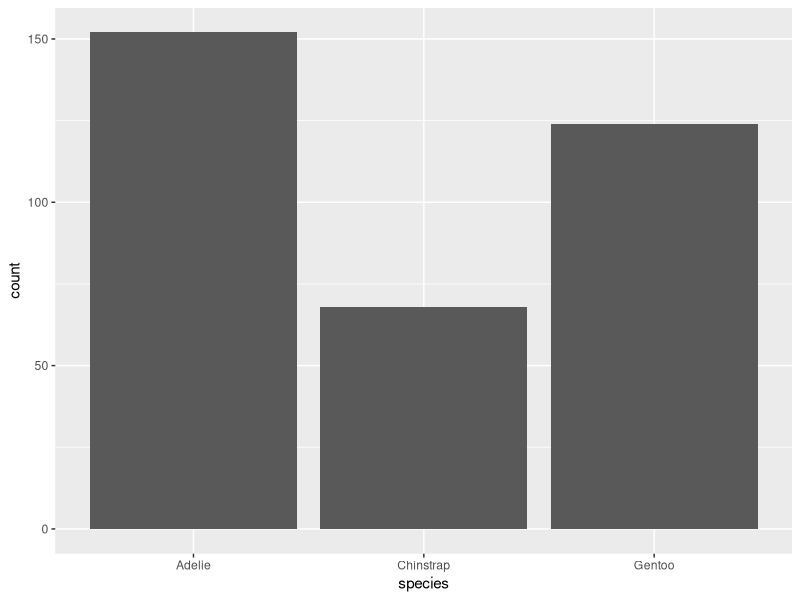
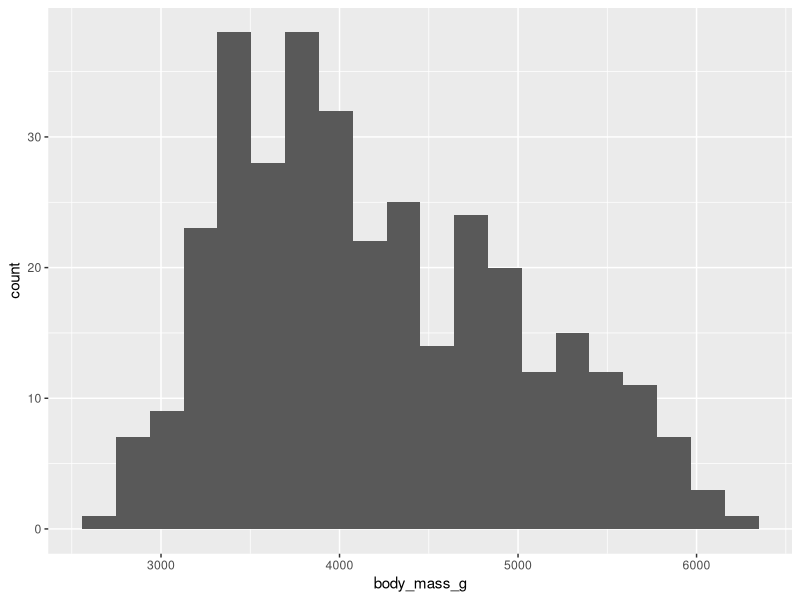
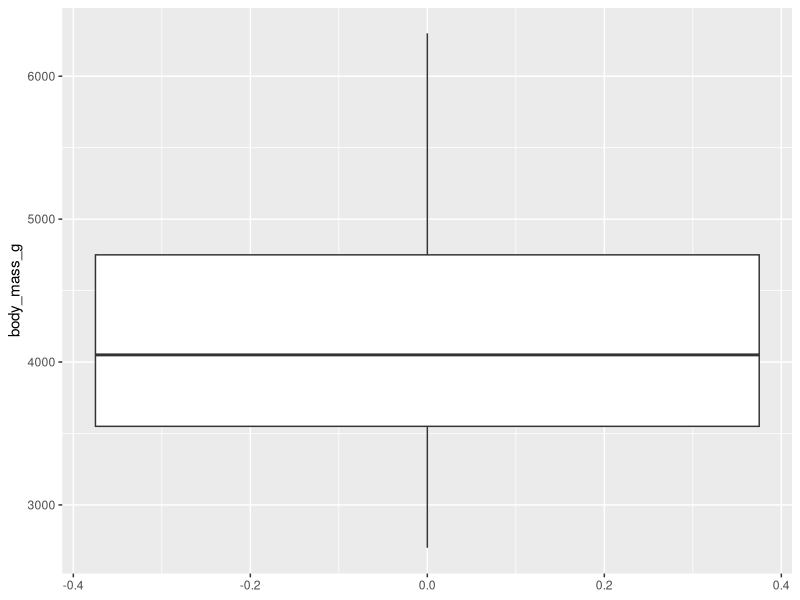
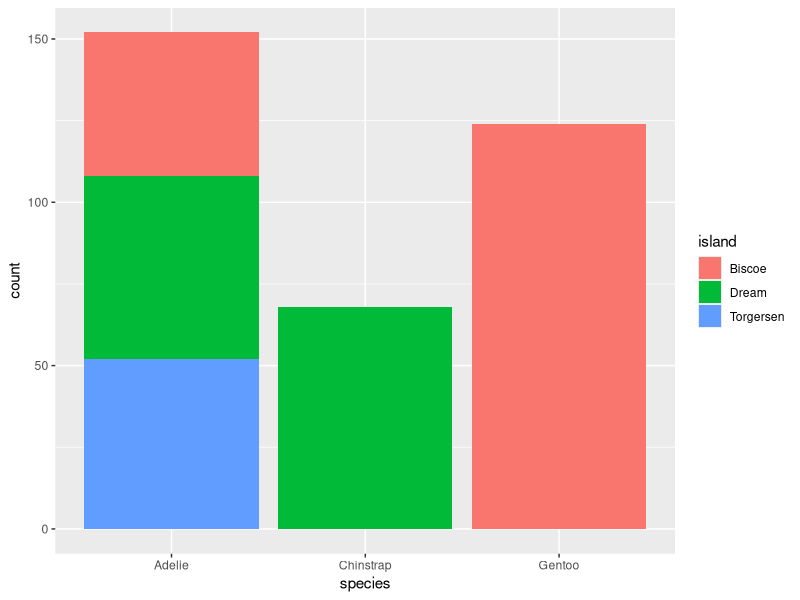
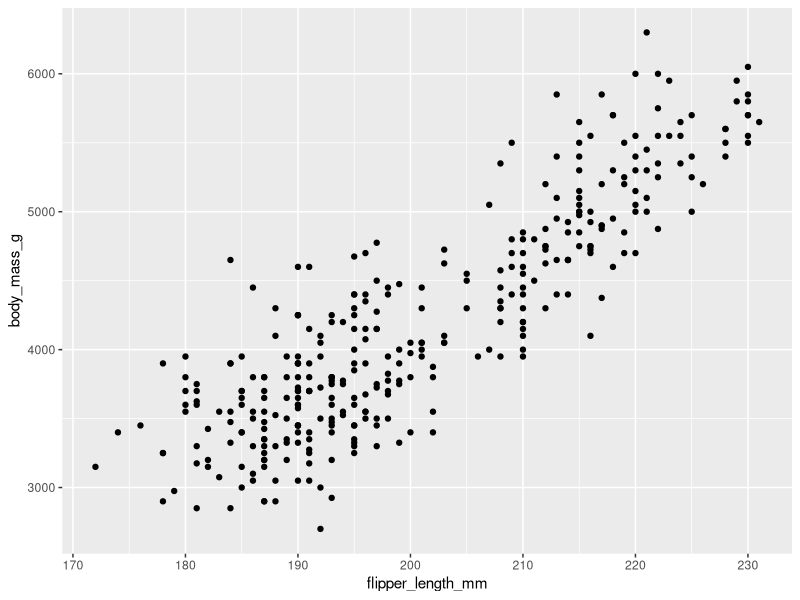
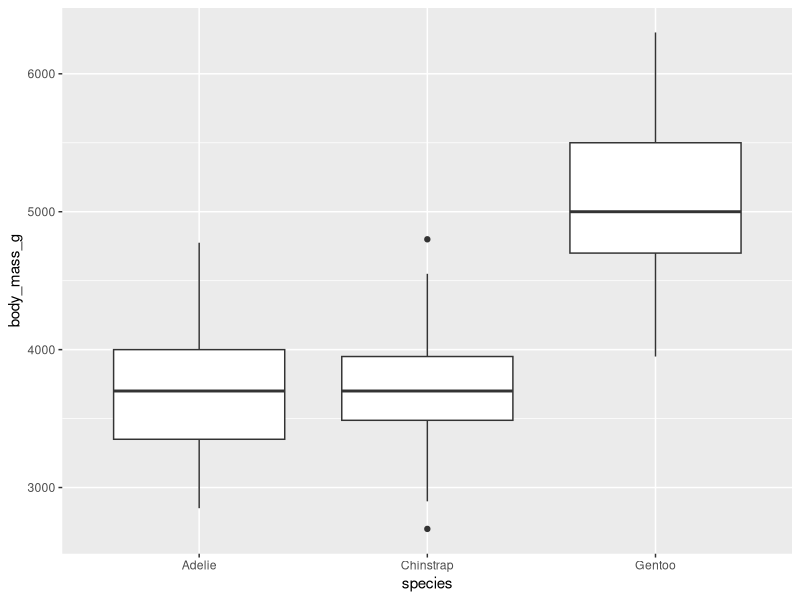
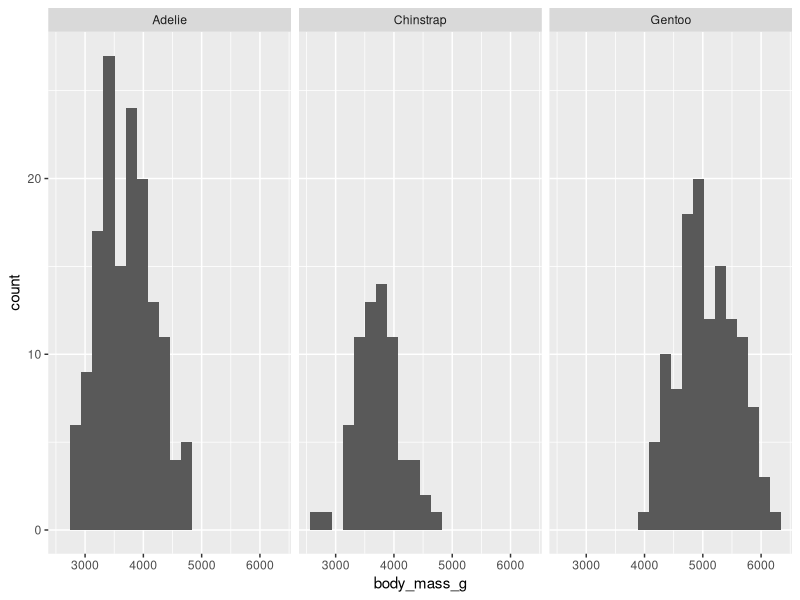
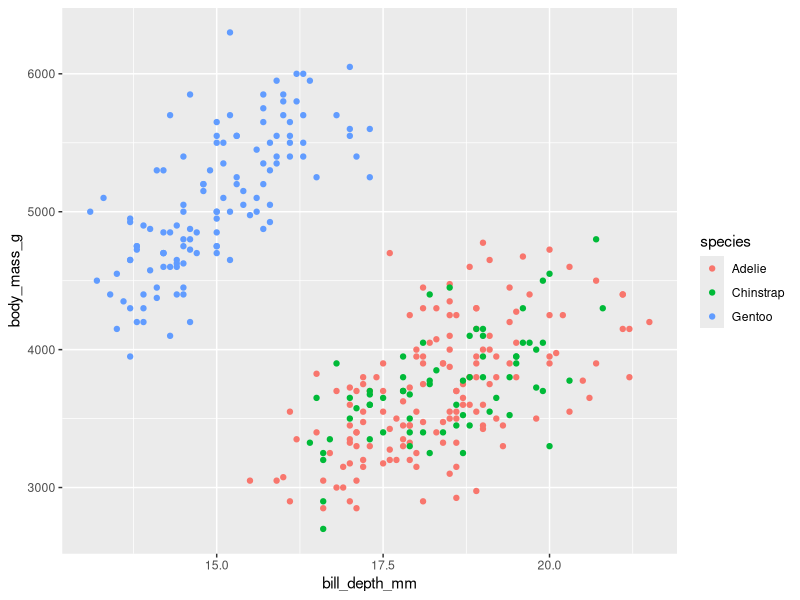

Generate these figures, in order, with R:
## ---- chunk 1
knitr::opts_chunk$set(message=F)
knitr::opts_chunk$set(warning=F)
## ---- chunk 2
library(palmerpenguins)
library(tidyverse)
## ---- chunk 3
penguins |>
  count(species)
## ---- chunk 4
penguins |>
  ggplot(aes(x = species)) +
  geom_bar()
## ---- chunk 5
penguins |>
  summarize(mean_mass = mean(body_mass_g, na.rm=TRUE),
            median_mass = median(body_mass_g, na.rm=TRUE),
            sd_mass = sd(body_mass_g, na.rm=TRUE),
            iqr_mass = IQR(body_mass_g, na.rm=TRUE))
## ---- chunk 6
penguins |>
  ggplot(aes(x = body_mass_g)) +
  geom_histogram(bins = 20)
## ---- chunk 7
penguins |>
  ggplot(aes(y = body_mass_g)) +
  geom_boxplot()
## ---- chunk 8
penguins |>
  count(species, island)
## ---- chunk 9
penguins |>
  count(species, island) |>
  spread(island, n)
## ---- chunk 10
penguins |>
  ggplot(aes(x = species, fill = island)) +
  geom_bar()
## ---- chunk 11
penguins |>
  ggplot(aes(x = flipper_length_mm, 
             y = body_mass_g)) +
  geom_point()
## ---- chunk 12
penguins |>
  summarize(r = cor(flipper_length_mm, 
                    body_mass_g, 
                    use="complete.obs"))
## ---- chunk 13
penguins |>
  ggplot(aes(x = species, y = body_mass_g)) +
  geom_boxplot()
## ---- chunk 14
penguins |>
  ggplot(aes(x = body_mass_g)) +
  geom_histogram(bins = 20) +
  facet_wrap(~species)
## ---- chunk 15
penguins |>
  group_by(species) |>
  summarize(mean_mass = mean(body_mass_g, na.rm=TRUE),
            median_mass = median(body_mass_g, na.rm=TRUE))
## ---- chunk 16
penguins |>
  ggplot(aes(x = bill_depth_mm, 
             y = body_mass_g, 
             color = species)) +
  geom_point()

penguins |>
  group_by(species) |>
  summarize(r = cor(bill_depth_mm, 
                    body_mass_g, 
                    use="complete.obs"))
## ---- chunk 17
penguins |>
  ggplot(aes(x = island, 
             y = body_mass_g)) +
  geom_boxplot() +
  facet_wrap(~species)

penguins |>
  ggplot(aes(x = body_mass_g)) +
  geom_histogram(bins=15) +
  facet_grid(island~species)

penguins |>
  group_by(species, island) |>
  summarize(mean_mass = mean(body_mass_g, na.rm=TRUE),
            median_mass = median(body_mass_g, na.rm=TRUE))
